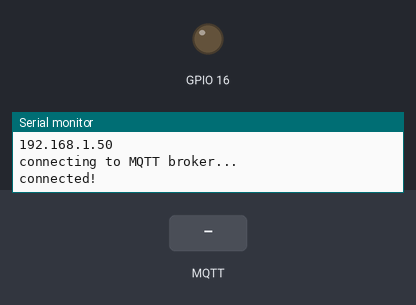
A sketch run on a simulated ESP8266 (NodeMCU). On the bench: output pins drawn as LEDs (lit = HIGH), the last lines printed to the serial monitor. Inputs (shaded band) come from the test bench. WiFi joins after 1.5 s; servers stay silent unless stated; no MQTT or app messages arrive unless stated.

Above: at 4.7 s.
4.8 s: MQTT message "1" arrives on the first subscribed topic
At 5.1 s:
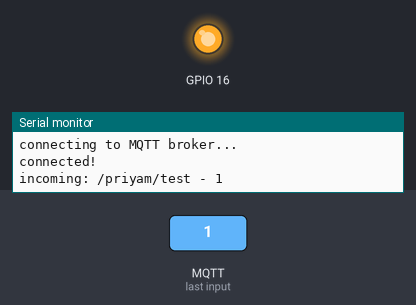
6.3 s: MQTT message "0" arrives on the first subscribed topic
At 7.5 s:
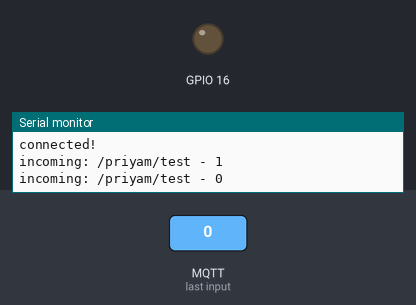
7.8 s: MQTT message "2" arrives on the first subscribed topic
At 8.6 s:
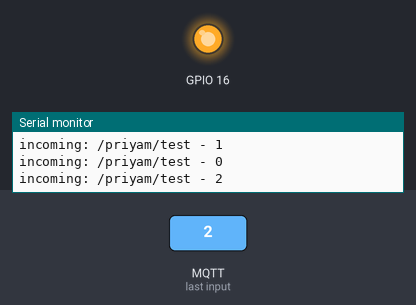
Timing chart, 0 to 10.8 s (numbered marks = the images above; inputs shaded):
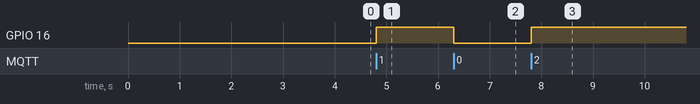

Measured:
- after the input at 4.8 s, GPIO 16: LOW → HIGH at once
- after the input at 6.3 s, GPIO 16: HIGH → LOW at once
- after the input at 7.8 s, GPIO 16: LOW → HIGH at once

The sketch:

qos0.ino
```cpp
#include <ESP8266WiFi.h>
#include <MQTTClient.h>

const char* ssid     = "Priyam";
const char* password = "priyam12345";

WiFiClient WiFiclient;
MQTTClient client;

unsigned long lastMillis = 0;


void setup() {
  pinMode(16, OUTPUT);
 Serial.begin(115200);
 delay(10);
 Serial.println();
 Serial.println();
 Serial.print("Connecting to ");
 Serial.println(ssid);

 WiFi.begin(ssid, password);
  while (WiFi.status() != WL_CONNECTED) {
   delay(500);
   Serial.print(".");
 }

 Serial.println("");
 Serial.println("WiFi connected");
 Serial.println("IP address: ");
 Serial.println(WiFi.localIP());

 delay(2000);

 Serial.print("connecting to MQTT broker...");
 client.begin("bitvolt.tk", WiFiclient);
 client.onMessage(messageReceived);

 connect();
}

void connect() {
 while (!client.connect("nodemcu 2", "priyam", "priyam")) {
   Serial.print(".");
 }

 Serial.println("\nconnected!");
 client.subscribe("/priyam/test",0);
}

void loop() {
 //int val = analogRead(A0);
 client.loop();
 if(!client.connected()) {
   connect();

 }
}

void messageReceived(String &topic, String &payload) {
  Serial.println("incoming: " + topic + " - " + payload);
  if(payload=="0")
  digitalWrite(16,LOW);
  else
  digitalWrite(16,HIGH);
}
```
